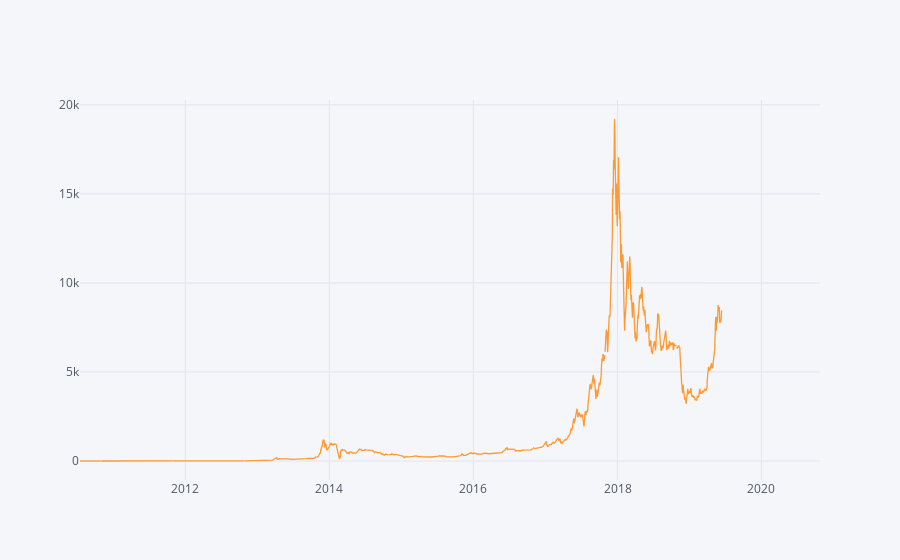
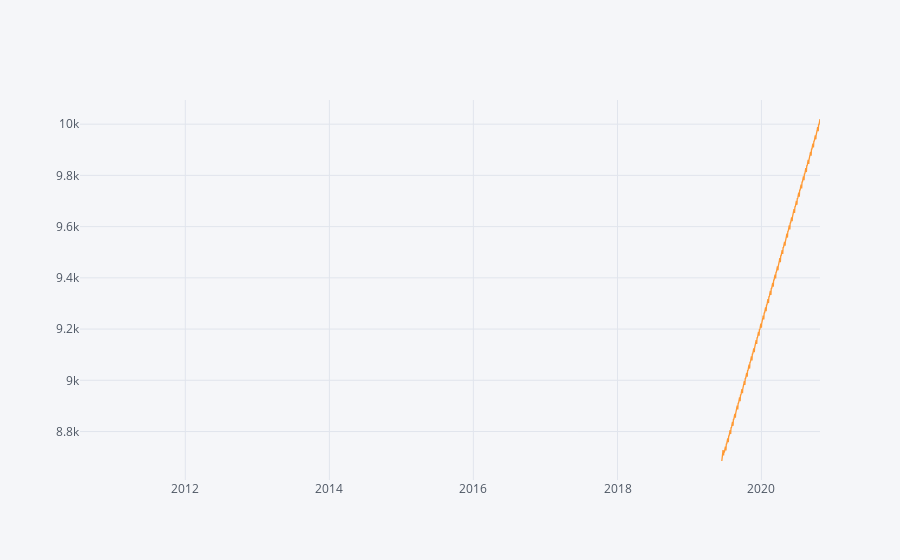

The cell these charts' notebook holds for them, in order:
### Code cell
final_df['APrice '].iplot()
final_df['Forecast'].iplot()

### Figure 1 — Plotly figure (JSON) as saved in the notebook; plotly's stock layout.template omitted (floating-point values rounded to 4 significant figures; data arrays with more than 128 entries replaced by an {"elided": "..."} marker saying what was removed)
{"data": [{"line": {"color": "rgba(255, 153, 51, 1.0)", "dash": "solid", "shape": "linear", "width": 1.3}, "mode": "lines", "name": "APrice ", "text": "", "type": "scatter", "uid": "467e6b74-221b-463d-81e8-3583318a89a8", "x": {"elided": "3754 str values"}, "y": {"elided": "3754 mixed values"}}], "layout": {"legend": {"bgcolor": "#F5F6F9", "font": {"color": "#4D5663"}}, "paper_bgcolor": "#F5F6F9", "plot_bgcolor": "#F5F6F9", "title": {"font": {"color": "#4D5663"}}, "xaxis": {"gridcolor": "#E1E5ED", "showgrid": true, "tickfont": {"color": "#4D5663"}, "title": {"font": {"color": "#4D5663"}, "text": ""}, "zerolinecolor": "#E1E5ED"}, "yaxis": {"gridcolor": "#E1E5ED", "showgrid": true, "tickfont": {"color": "#4D5663"}, "title": {"font": {"color": "#4D5663"}, "text": ""}, "zerolinecolor": "#E1E5ED"}}}

### Figure 2 — Plotly figure (JSON) as saved in the notebook; plotly's stock layout.template omitted (floating-point values rounded to 4 significant figures; data arrays with more than 128 entries replaced by an {"elided": "..."} marker saying what was removed)
{"data": [{"line": {"color": "rgba(255, 153, 51, 1.0)", "dash": "solid", "shape": "linear", "width": 1.3}, "mode": "lines", "name": "Forecast", "text": "", "type": "scatter", "uid": "bdcd1002-0c2d-44da-bb5c-5f54652da509", "x": {"elided": "3754 str values"}, "y": {"elided": "3754 mixed values"}}], "layout": {"legend": {"bgcolor": "#F5F6F9", "font": {"color": "#4D5663"}}, "paper_bgcolor": "#F5F6F9", "plot_bgcolor": "#F5F6F9", "title": {"font": {"color": "#4D5663"}}, "xaxis": {"gridcolor": "#E1E5ED", "showgrid": true, "tickfont": {"color": "#4D5663"}, "title": {"font": {"color": "#4D5663"}, "text": ""}, "zerolinecolor": "#E1E5ED"}, "yaxis": {"gridcolor": "#E1E5ED", "showgrid": true, "tickfont": {"color": "#4D5663"}, "title": {"font": {"color": "#4D5663"}, "text": ""}, "zerolinecolor": "#E1E5ED"}}}
